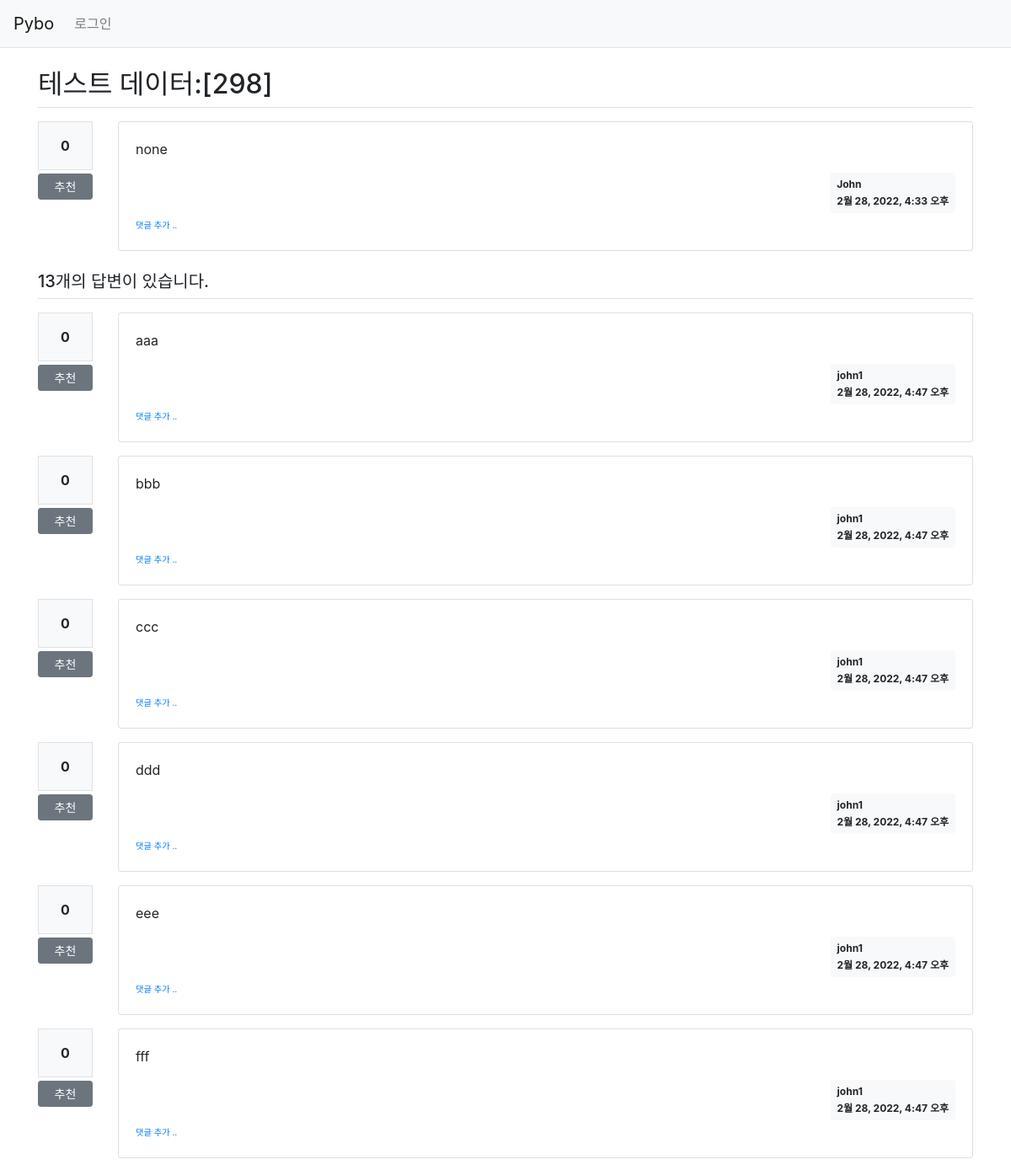
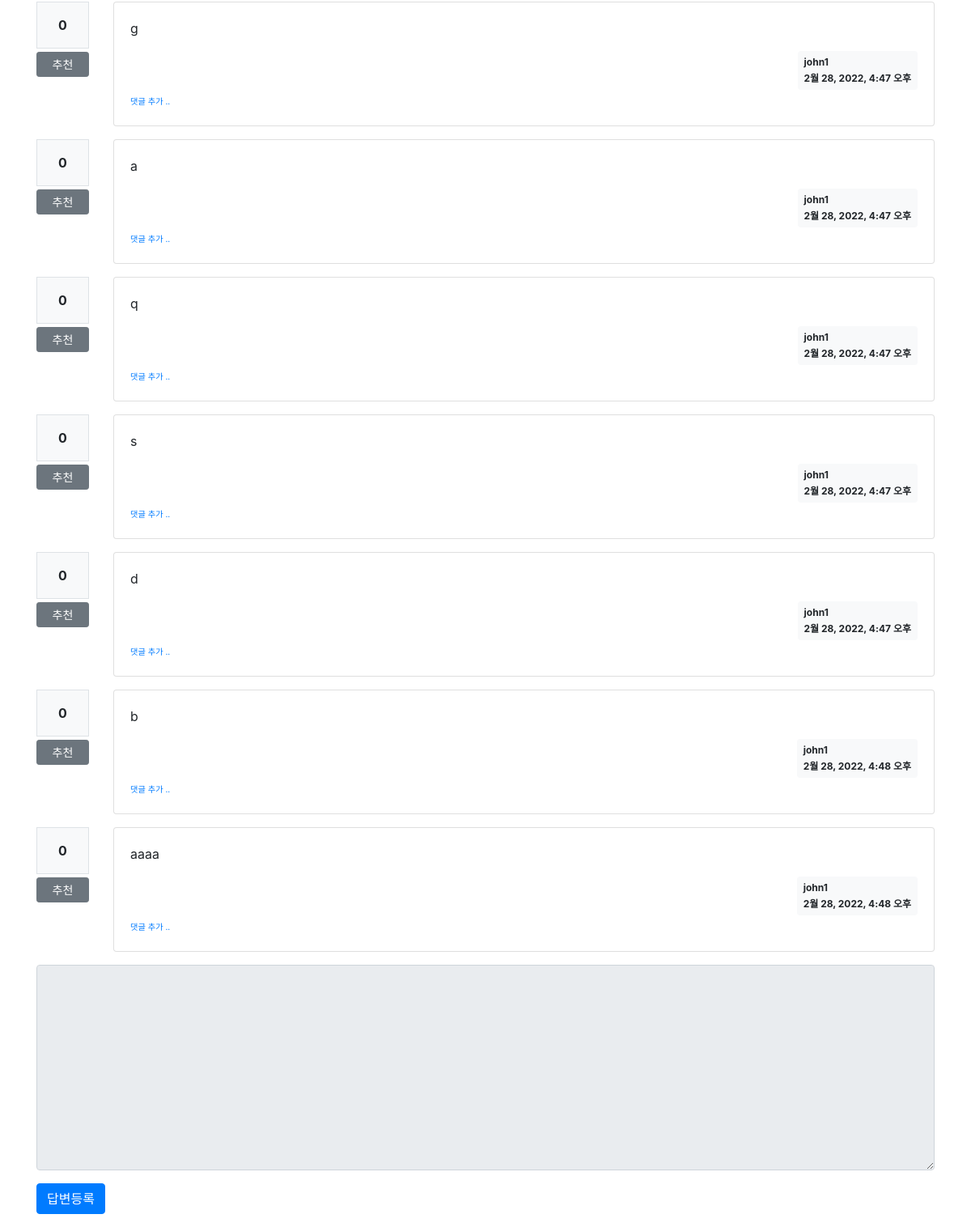
/pybo/299/, run on the app's committed database (2 pictures, top to bottom).
### pybo/models.py (models this page shows, shortened)
class Question(models.Model):
    author = models.ForeignKey(User, on_delete=models.CASCADE, related_name='author_question')
    subject = models.CharField(max_length=200)
    content = models.TextField()
    create_date = models.DateTimeField()
    modify_date = models.DateTimeField(null=True, blank=True)
    voter = models.ManyToManyField(User, related_name='voter_question')

class Answer(models.Model):
    author = models.ForeignKey(User, on_delete=models.CASCADE, related_name='author_answer')
    question = models.ForeignKey(Question, on_delete=models.CASCADE)
    content = models.TextField()
    create_date = models.DateTimeField()
    modify_date = models.DateTimeField(null=True, blank=True)
    voter = models.ManyToManyField(User, related_name='voter_answer')

### pybo/views/base_views.py (the view)
# urls.py: path('<int:question_id>/', base_views.detail, name='detail'),
def detail(request, question_id):
    question = get_object_or_404(Question, pk=question_id)
    context = {'question': question}
    return render(request, 'pybo/question_detail.html', context)

### pybo/templatetags/pybo_filter.py (called while the page is built)
@register.filter()
def mark(value):
    extensions = ["nl2br", "fenced_code"]
    return mark_safe(markdown.markdown(value, extensions=extensions))

### templates/pybo/question_detail.html (shortened to what this page needs)
{% extends 'base.html' %}
{% load pybo_filter %}
{% block content %}
<div class="container my-3">
    <h2 class="border-bottom py-2">{{ question.subject }}</h2>
    <div class="row my-3">
        <div class="col-1">
            <div class="bg-light text-center p-3 border font-weight-bolder mb-1">{{question.voter.count}}</div>
            <a href="#" data-uri="{% url 'pybo:vote_question' question.id  %}"
               class="recommend btn btn-sm btn-secondary btn-block my-1">추천</a>
        </div>
        <div class="col-11">
            <div class="card">
                <div class="card-body">
                    <div class="card-text">{{ question.content|mark }}</div>
                    <div class="d-flex justify-content-end">
                        <div class="badge badge-light p-2 text-left">
                            <div class="mb-2">{{ question.author.username }}</div>
                            <div>{{ question.create_date }}</div>
                        </div>
                    </div>
                    <div>
                        <a href="{% url 'pybo:comment_create_question' question.id  %}"
                           class="small"><small>댓글 추가 ..</small></a>
                    </div>
                </div>
            </div>
        </div>
    </div>
    <h5 class="border-bottom my-3 py-2">{{question.answer_set.count}}개의 답변이 있습니다.</h5>
    {% for answer in question.answer_set.all %}
    <div class="row my-3">
        <div class="col-1">
            <div class="bg-light text-center p-3 border font-weight-bolder mb-1">{{answer.voter.count}}</div>
            <a href="#" data-uri="{% url 'pybo:vote_answer' answer.id  %}"
                class="recommend btn btn-sm btn-secondary btn-block my-1">추천</a>
        </div>
        <div class="col-11">
            <div class="card">
                <div class="card-body">
                    <div class="card-text">{{ answer.content|mark }}</div>
                    <div class="d-flex justify-content-end">
                        <div class="badge badge-light p-2 text-left">
                            <div class="mb-2">{{ answer.author.username }}</div>
                            <div>{{ answer.create_date }}</div>
                        </div>
                    </div>
                    <div>
                        <a href="{% url 'pybo:comment_create_answer' answer.id  %}"
                           class="small"><small>댓글 추가 ..</small></a>
                    </div>
                </div>
            </div>
        </div>
    </div>
    {% endfor %}
    <form action="{% url 'pybo:answer_create' question.id %}" method="post" class="my-3">
        <div class="form-group">
            <textarea {% if not user.is_authenticated %}disabled{% endif %}
              name="content" id="content" class="form-control" rows="10"></textarea>
        </div>
        <input type="submit" value="답변등록" class="btn btn-primary">
    </form>
</div>
{% endblock %}

### data on the page
Question: subject "테스트 데이터:[298]", voter.count "0", content|mark "none", author.username "John", create_date "2월 28, 2022, 4:33 오후", answer_set.count "13"
Answer: voter.count "0", content|mark "aaa", author.username "john1", create_date "2월 28, 2022, 4:47 오후"
Answer: voter.count "0", content|mark "bbb", author.username "john1", create_date "2월 28, 2022, 4:47 오후"
Answer: voter.count "0", content|mark "ccc", author.username "john1", create_date "2월 28, 2022, 4:47 오후"
Answer: voter.count "0", content|mark "ddd", author.username "john1", create_date "2월 28, 2022, 4:47 오후"
Answer: voter.count "0", content|mark "eee", author.username "john1", create_date "2월 28, 2022, 4:47 오후"
Answer: voter.count "0", content|mark "fff", author.username "john1", create_date "2월 28, 2022, 4:47 오후"
Answer: voter.count "0", content|mark "g", author.username "john1", create_date "2월 28, 2022, 4:47 오후"
Answer: voter.count "0", content|mark "a", author.username "john1", create_date "2월 28, 2022, 4:47 오후"
Answer: voter.count "0", content|mark "q", author.username "john1", create_date "2월 28, 2022, 4:47 오후"
Answer: voter.count "0", content|mark "s", author.username "john1", create_date "2월 28, 2022, 4:47 오후"
Answer: voter.count "0", content|mark "d", author.username "john1", create_date "2월 28, 2022, 4:47 오후"
Answer: voter.count "0", content|mark "b", author.username "john1", create_date "2월 28, 2022, 4:48 오후"
Answer: voter.count "0", content|mark "aaaa", author.username "john1", create_date "2월 28, 2022, 4:48 오후"
